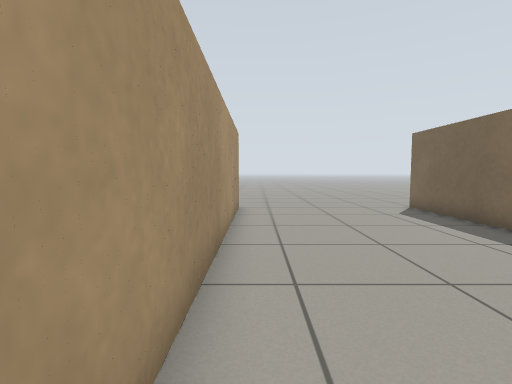
view 1 (above)

22 first-person views from a walk through a robot-simulator world made for Gazebo. The camera is 0.72 m above the floor, tilts 4° down and sees 85° across. The floor is counted in squares, 0.5 m on a side. Each view is taken from the middle of a square. On the plan, view 1 faces up. The plan holds only what a view shows up to about 14 squares ahead; the rest is blank.

view 2
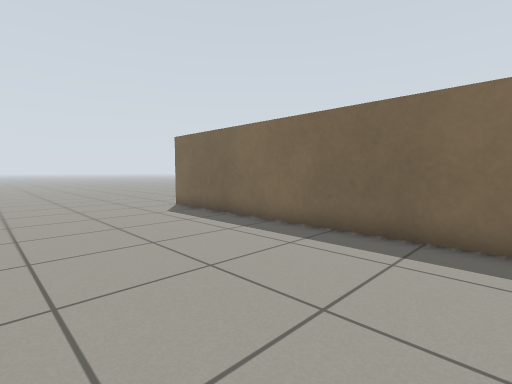

view 3
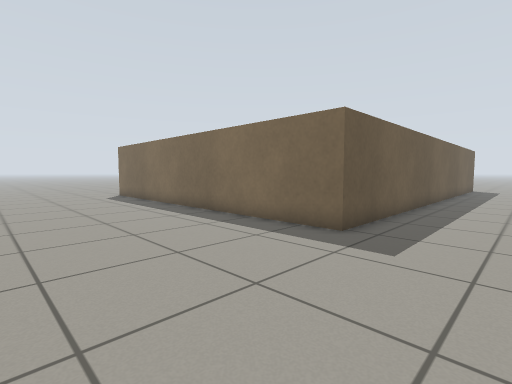

view 4
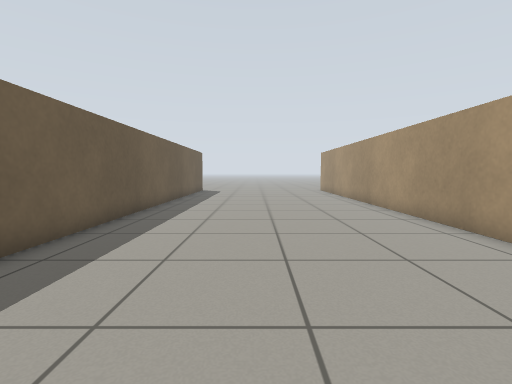

view 5
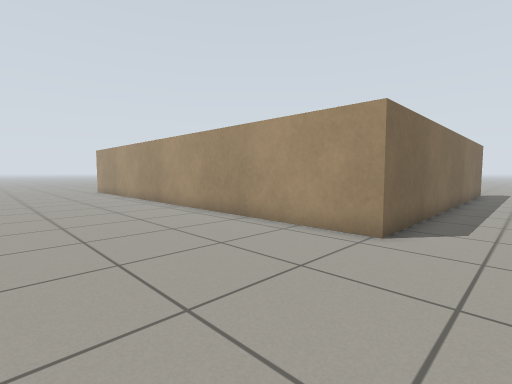

view 6
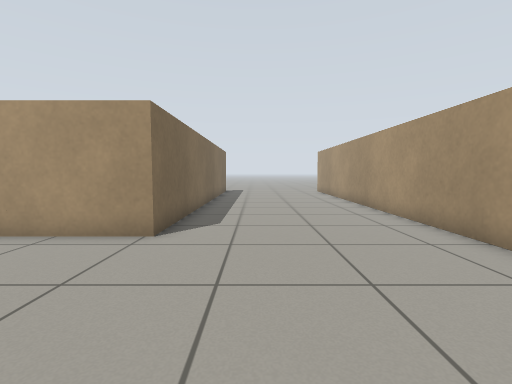

view 7
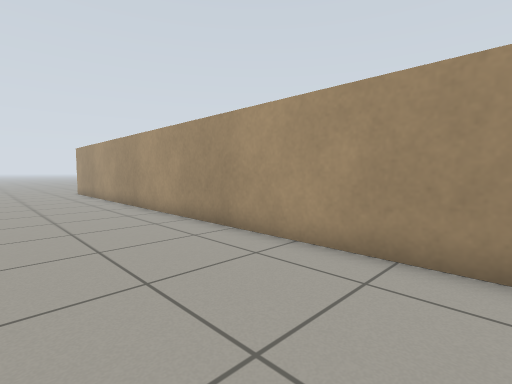

view 8
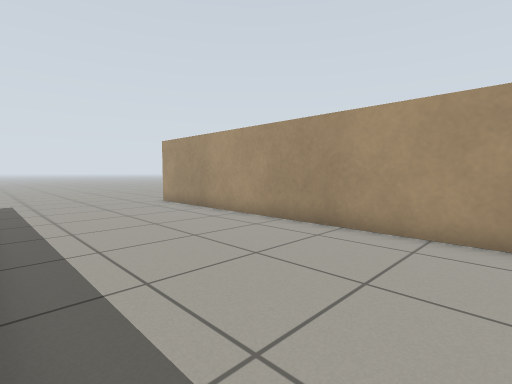

view 9
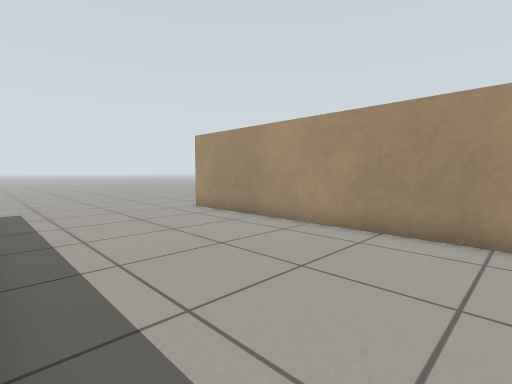

view 10
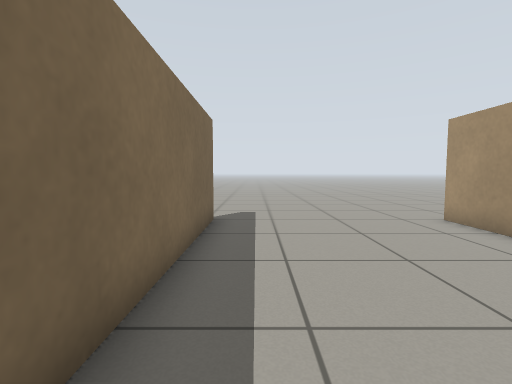

view 11
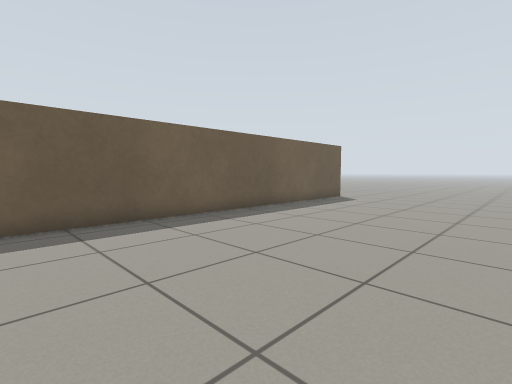

view 12
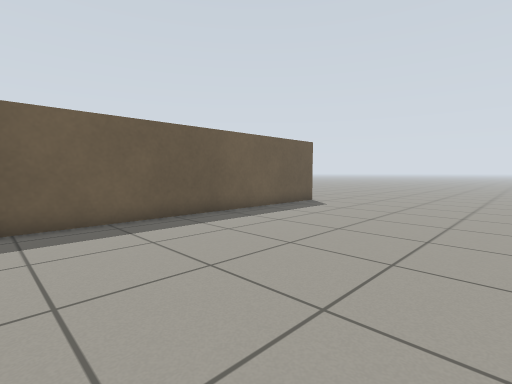

view 13
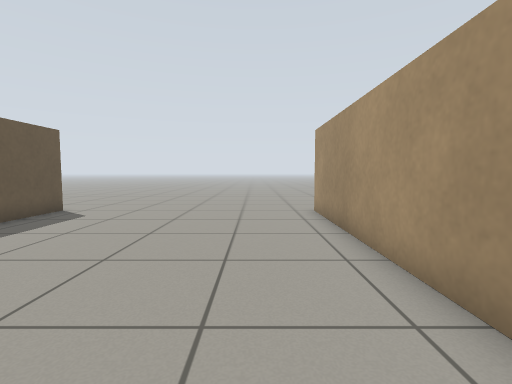

view 14
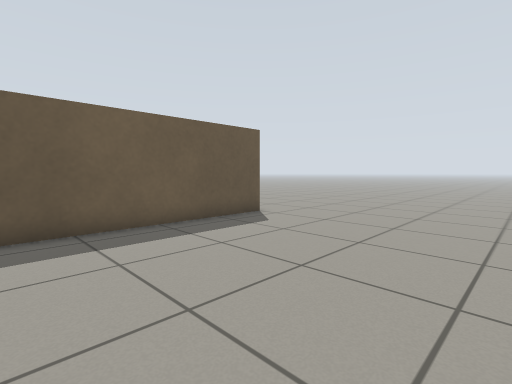

view 15
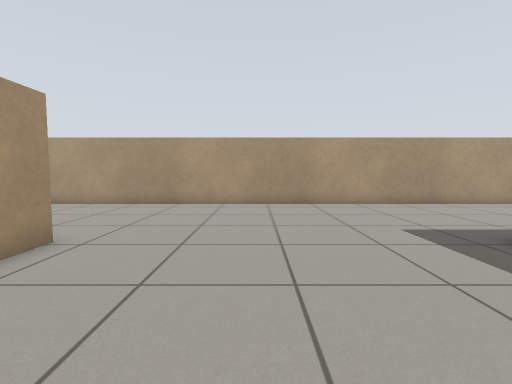

view 16
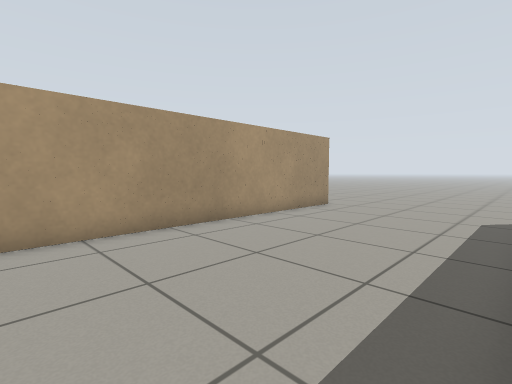

view 17
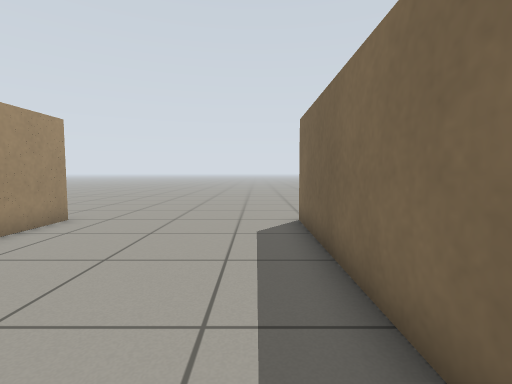

view 18
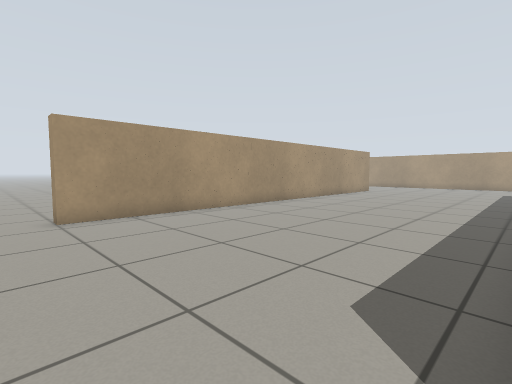

view 19
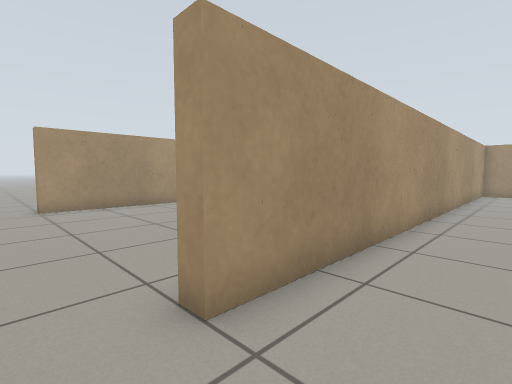

view 20
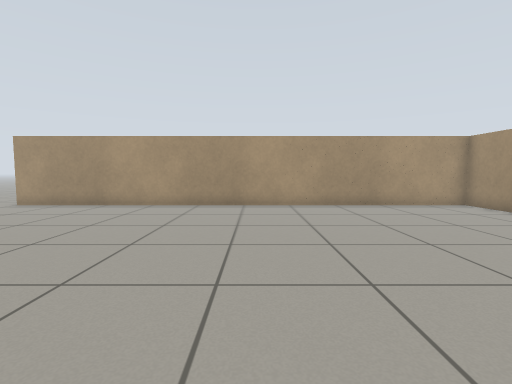

view 21
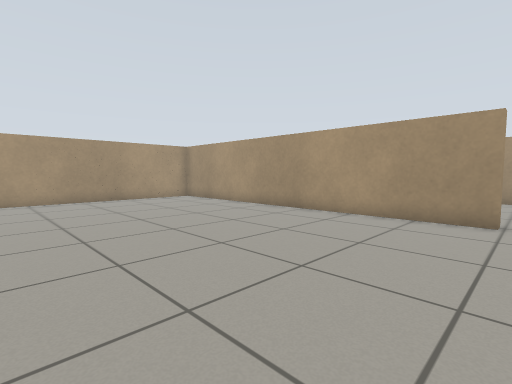

view 22
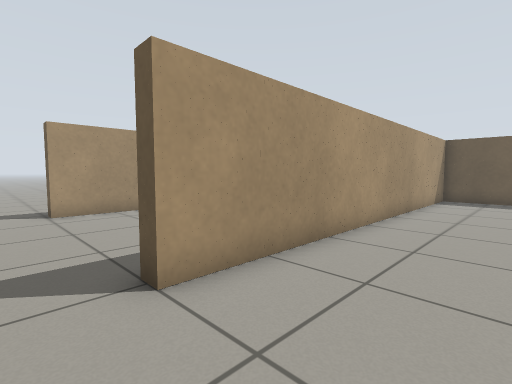

### Floor plan
Points are (right, up) in squares from view 1. A wall is a line through its corners. A room is listed if a view was taken in it or the views show most of it. See-through windows are left out.
Room 1 (views 1, 2, 3, 4, 5, 6, 7, 8, 9, 10, 11, 12, 13, 14, 15, 16, 17, 18)
walls: (26.5, -3.2) (26.5, -3.7) (6.3, -3.7) (6.3, 11.4) (6.8, 11.4); (6.8, -28.5) (6.3, -28.5) (6.3, -13.2) (26.5, -13.2); (-0.7, 11.5) (-0.7, -28.5)
ways out: opening at (7, 12) to room 2; opening at (27.5, -3) to room 2; opening at (7, -29.5) to room 3; opening at (27.5, -13) to room 3; opening at (-1, -29.5); opening at (-1, 12)
Room 2 (views 19, 20, 21)
walls: (6.8, -1) (6.8, -3.2) (26.5, -3.2); (6.8, 11.4) (6.8, 1.2)
ways out: opening at (7, 12) to room 1; opening at (27.5, -3) to room 1
Room 3 (view 22)
walls: (9.4, -13.7) (6.8, -13.7) (6.8, -28.5); (26.5, -13.2) (26.5, -13.8)
ways out: opening at (7, -29.5) to room 1; opening at (27.5, -13) to room 1

Where each view was taken, in squares from view 1:
view 1: 0 up, 0 right, facing up
view 2: 0 up, 0 right, facing up-right
view 3: 7 down, 0 right, facing up-right
view 4: 8 down, 4 right, facing right
view 5: 7 down, 4 right, facing down-right
view 6: 7 down, 4 right, facing down
view 7: 7 down, 4 right, facing down-left
view 8: 15 down, 6 right, facing down-left
view 9: 18 down, 6 right, facing down-left
view 10: 20 down, 5 right, facing down
view 11: 12 down, 11 right, facing up-right
view 12: 12 down, 14 right, facing up-right
view 13: 11 down, 16 right, facing right
view 14: 11 down, 19 right, facing up-right
view 15: 9 down, 12 right, facing left
view 16: 0 up, 6 right, facing up-left
view 17: 3 up, 5 right, facing up
view 18: 4 down, 28 right, facing down-left
view 19: 1 down, 28 right, facing down-left
view 20: 9 up, 16 right, facing down
view 21: 12 up, 16 right, facing down-left
view 22: 30 down, 10 right, facing up-left
